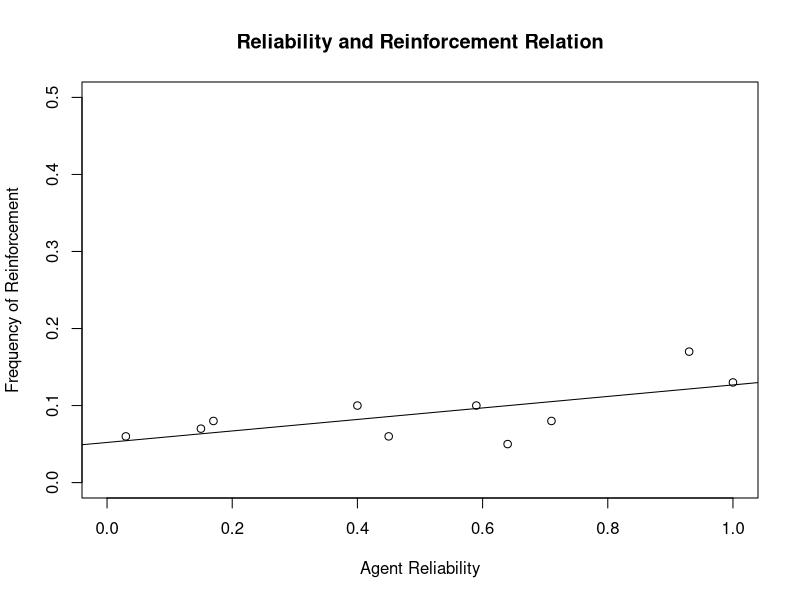
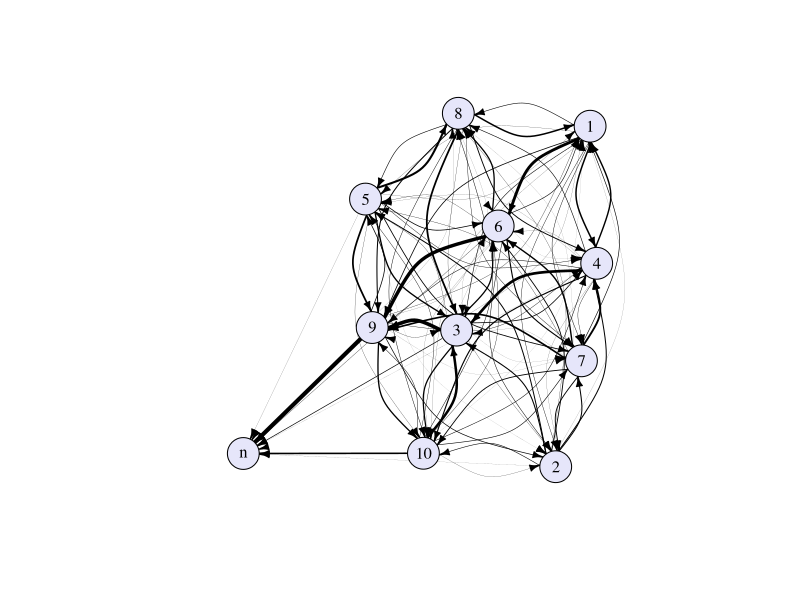

These figures' R source, in order: (Note: this script raises an error after producing the figures.)
### SELF-ASSEMBLING GAME (Signalling Chain)

# Install the igraph package
library(igraph)
library(gtools)

# Global variables
N <- 10 # population size
t <- 10 # number of generations
r <- 50 # number of rounds of play with each generations 
perfectCommunication <- TRUE # whether agents communicate perfectly
edgeWeightCoefficient <- 10 # this coefficient controls the mean edge weight in the directed graph
reliablity.Nature.inf <- 0 # minimum reliability of agents when interacting with Nature
reliablity.Nature.sup <- 1 # maximum reliability of agents when interacting with Nature
reliablity.agents.inf <- .9 # minimum reliability of agents when interacting with other agents
reliablity.agents.sup <- 1 # maximum reliability of agents when interacting with other agents

# Agent properties
agent0 <- c(TRUE) # create Nature, who always knows the truth
for (i in 1:N) { # create N agents
  # Set up agent urn with one ball for Nature (0), and one ball for each agent (1-N)
  assign(paste("urn", i, sep=""), c(0:N)) 
  # generate a reliability value in [0,1] -- for inferring the correct state of Nature
  assign(paste("reliability1", i, sep=""), round(runif(1, reliablity.Nature.inf, reliablity.Nature.sup), digits=2)) 
  # generate a reliability value in [0,1] -- for learning the correct state from other agents
  assign(paste("reliability2", i, sep=""), round(runif(1, reliablity.agents.inf, reliablity.agents.sup), digits=2)) 
  # agent begins in a state of ignorance
  assign(paste("knowledgeState", i, sep=""), FALSE) 
  # agent is assigned an urn, reliability, and knowledgeState
  assign(paste("agent", i, sep=""), 
         c(eval(parse(text=paste("knowledgeState", i, sep=""))), 
           eval(parse(text=paste("reliability1", i, sep=""))), 
           eval(parse(text=paste("reliability2", i, sep=""))),
           eval(parse(text=paste("urn", i, sep=""))))) 
}

# Play game
for (i in 1:t) { # Set up the for-loop to go for t generations
  # Recall, the state of nature changes after each generation,
  # But is constant throughout the r rounds within each generation.

  for (i in 1:r) {  # Set up the for-loop to go for r rounds within each generation
    
    # Generate a random order for each generation of play
    orderOfPlay <- sample(1:N, N, replace=FALSE)
      # print(paste(">> Generation ", i, " order of play:", sep=""))
      # print(orderOfPlay)
      
    # Set up the for-loop for each agent's interation
    for (i in orderOfPlay) {
    
      # Select an interaction partner from the agent's urn
      interactionPartnerBall <- sample(eval(parse(text=paste("urn", i, sep=""))), 1, replace=TRUE) 
      interactionPartnerVector <- eval(parse(text=paste("agent", interactionPartnerBall, sep=""))) 
   
      # If the interactionPartner is Nature, 
      # then the agent succeeds in learning the true state of the world 
      # with probability corresponding to her reliability.
      if (interactionPartnerBall == 0) {
          # print(paste("Agent", i, " chooses to confer with Nature", sep=""))
        
        # Nature draws a random difficulty value in [0,1]
        NatureDifficulty <- round(runif(1, 0, 1), digits=2) 
          # print(paste("(Reliability of ", eval(parse(text=paste("reliability1", i, sep=""))), " vs difficulty of ", NatureDifficulty, ")", sep=""))
        
        # And by comparison with the agents reliability, we determine if the agent succeeds in learning the true state of the world,
        if (eval(parse(text=paste("reliability1", i, sep=""))) >= NatureDifficulty) { 
          # Update agent's knowledgeState to TRUE
          assign(paste("agent", i, sep=""), `[<-`(eval(parse(tex=paste("agent", i, sep=""))), 1, TRUE)) 
          # Reinforce the Nature ball in the agent's urn
          assign(paste("urn", i, sep=""), append(eval(parse(text=paste("urn", i, sep=""))), c(interactionPartnerBall), after = length(eval(parse(text=paste("urn", i, sep=""))))))
            # print(paste("agent", i, " succeeds in learning the true state of the world,", sep=""))
            # print("so, reinforce Nature ball.")
            # print(paste("Agent", i, " urn is now:", sep=""))
            # print(eval(parse(text=paste("urn", i, sep=""))))
        } 
        # Or fails to learn the true state of the world.
        if (eval(parse(text=paste("reliability1", i, sep=""))) < NatureDifficulty) {       
          # Update agent's knowledgeState to FALSE,
          assign(paste("agent", i, sep=""), `[<-`(eval(parse(text=paste("agent", i, sep=""))), 1, FALSE)) 
            # print(paste("agent", i, " fails to learn the true state of the world.", sep=""))
            # print(paste("Agent", i, " urn is now:", sep=""))
            # print(eval(parse(text=paste("urn", i, sep=""))))
        }
      }
        
      # Alternatively, if the interactionPartner is another agent
      if (interactionPartnerBall %in% 1:N) {
      
        # (Print the agent selected, and their corresponding knowledgeState)
          # print(paste("Agent", i, " chooses to interact with agent", interactionPartnerBall, ",", sep="")) 
          # print(paste("and agent", interactionPartnerBall, " knowledgeState is ", interactionPartnerVector[1], ",", sep=""))  
        
        ### Where communication between agents is perfect, we proceed as follows ###
        if (perfectCommunication == TRUE) {  
          
          # Then, if the interactionPartner knows the correct state of the world, 
          # the agent learns the correct state of the world as well, 
          # and reinforces.
          if (interactionPartnerVector[1] == TRUE) { 
            # Update agenti's knowledgeState to TRUE
            assign(paste("agent", i, sep=""), `[<-`(eval(parse(text=paste("agent", i, sep=""))), 1, TRUE)) 
              # print(paste("so, reinforce agent", interactionPartnerBall, " ball.", sep ="")) 
            # Reinfoce the corresponding interactionPartner's ball in the agent's urn
            assign(paste("urn", i, sep=""), append(eval(parse(text=paste("urn", i, sep=""))), c(interactionPartnerBall), after = length(eval(parse(text=paste("urn", i, sep=""))))))
              # print(paste("Agent", i, " urn is now:", sep=""))
              # print(eval(parse(text=paste("urn", i, sep=""))))
          }
          # And, if the interactionPartner doesn't know the correct state of the world, 
          # then the agent infers a false state of the world 
          # and does not reinforce.
          if (interactionPartnerVector[1] == FALSE) {
            # Update agenti's knowledgeState to FALSE
            assign(paste("agent", i, sep=""), `[<-`(eval(parse(text=paste("agent", i, sep=""))), 1, FALSE)) 
              # print(paste("so, do NOT reinforce agent", interactionPartnerBall, " ball.", sep =""))
              # print(paste("Agent", i, " urn is now:", sep=""))
              # print(eval(parse(text=paste("urn", i, sep=""))))
          }
        } # End of PerfectCommuniation == TRUE case
        
        ### Alternatively, when communication between agents is *imperfect*, we proceed as follows ###
        if (perfectCommunication == FALSE) {
          
          # We draw a random difficulty value in [0,1]
          communicationDifficulty <- round(runif(1, 0, 1), digits=2) 
            # print(paste("(Reliability of ", eval(parse(text=paste("reliability2", i, sep=""))), " vs difficulty of ", communicationDifficulty, ")", sep=""))
          
          # And by comparison with the agents reliability, we determine if the agent succeeds in learning from the other agent's knowledge.
          # If communcation is successful…
          if (eval(parse(text=paste("reliability2", i, sep=""))) >= communicationDifficulty) {
            
            # Then, if the interactionPartner knows the correct state of the world, 
            # the agent learns the correct state of the world as well, 
            # and reinforces.
            if (interactionPartnerVector[1] == TRUE) { 
              # Update agenti's knowledgeState to TRUE
              assign(paste("agent", i, sep=""), `[<-`(eval(parse(text=paste("agent", i, sep=""))), 1, TRUE)) 
              # print(paste("so, reinforce agent", interactionPartnerBall, " ball.", sep ="")) 
              # Reinfoce the corresponding interactionPartner's ball in the agent's urn
              assign(paste("urn", i, sep=""), append(eval(parse(text=paste("urn", i, sep=""))), c(interactionPartnerBall), after = length(eval(parse(text=paste("urn", i, sep=""))))))
              # print(paste("Agent", i, " urn is now:", sep=""))
              # print(eval(parse(text=paste("urn", i, sep=""))))
            }
            # And, if the interactionPartner doesn't know the correct state of the world, 
            # then the agent infers a false state of the world 
            # and does not reinforce.
            if (interactionPartnerVector[1] == FALSE) {
              # Update agenti's knowledgeState to FALSE
              assign(paste("agent", i, sep=""), `[<-`(eval(parse(text=paste("agent", i, sep=""))), 1, FALSE)) 
              # print(paste("so, do NOT reinforce agent", interactionPartnerBall, " ball.", sep =""))
              # print(paste("Agent", i, " urn is now:", sep=""))
              # print(eval(parse(text=paste("urn", i, sep=""))))
            }
          }
          
          # Or if communication is unsuccessful,
          if (eval(parse(text=paste("reliability2", i, sep=""))) < communicationDifficulty) {       
            # Then update agent's knowledgeState to FALSE.
            assign(paste("agent", i, sep=""), `[<-`(eval(parse(text=paste("agent", i, sep=""))), 1, FALSE)) 
              # print(paste("agent", i, " fails to learn from their partner.", sep=""))
              # print(paste("Agent", i, " urn is now:", sep=""))
              # print(eval(parse(text=paste("urn", i, sep=""))))
          }
        }
      } # End of PerfectCommuniation == FALSE case
      
    } # End of round of play
  } # End of generation of play
  
  # Reset the agent's to a state of ignorance at the end of each generation
  for (i in 1:N) { # create N agents
    assign(paste("agent", i, sep=""), `[<-`(eval(parse(text=paste("agent", i, sep=""))), 1, FALSE)) 
  } 
} # End play of Game

##### From here on, we are done with the simulation itself,
##### and are aggregating & graphing the simulation results

  # Create a vector of the reliability1 values (with Nature) of agents in the population
  reliability1Vector <- c(1:N)
  for (i in 1:N) {
    reliability1Vector[i] <- c(eval(parse(text=paste("reliability1", i, sep=""))))
  }
    # (Append a NA value for Nature at the beginning of the reliabilityVector)
    reliability1Vector <- append(reliability1Vector, NA, after=0)

  # Create a vector of the reliability2 values (with other agents) of agents in the population
  reliability2Vector <- c(1:N)
  for (i in 1:N) {
    reliability2Vector[i] <- c(eval(parse(text=paste("reliability2", i, sep=""))))
  }
    # (Append a NA value for Nature at the beginning of the reliabilityVector)
    reliability2Vector <- append(reliability2Vector, NA, after=0)    
    
  # (Create an empty matrix for the populationResultsTable (to be used later))
  populationResultsTable <- data.frame(matrix(0, ncol=3, nrow=(N+1)))
  colnames(populationResultsTable) <- c("Agent", "Count", "Frequency")
  populationResultsTable[1] <- c("n", 1:N) # we index the agents in the first column
    
  # (Create an empty vector of the proportion of each player's urn is Nature balls)
  reinfOnNatureVector <- c()   
  
  # Print the frequencies of reinforcement from each of the player urns  
  for (i in 1:N) {
      # print(paste("Agent", i, " urn distribution", sep=""))
    agentLabel <- c("n",1:N)
    urnTotals <- data.frame(agentLabel, tabulate(eval(parse(text=paste("urn", i, sep="")))+1, nbins=(N+1))) # Create a table with the ball totals of each interactionPartner
    urnTotalsDistribution <- round(urnTotals[2] / sum(urnTotals[2]), digits=2) # Create a table with the percentages for the ball totals
    resultsTable <- data.frame(urnTotals, urnTotalsDistribution, reliability1Vector, reliability2Vector) # Combine the two tables into resultsTable
    colnames(resultsTable) <- c("Agent", "Count", "Frequency", "Reliability (w/ Nature)", "Reliability (w/ Agents)") # Name the columns
    print(resultsTable)
    # Compile the frequency of reinforcement on Nature
    reinfOnNatureVector <- append(reinfOnNatureVector, resultsTable[1,3], after=length(reinfOnNatureVector))
    # Complile the individual agent's reinforcement frequencies 
    # into a table of the whole population's reinforcement frequencies
    populationResultsTable[2:3] <- (populationResultsTable[2:3] + resultsTable[2:3]) # Add all the resultsTables together to get the populationResultsTable 
  }
  
  # Create the final populationResultsTable
  populationResultsTable[3] <- (round(populationResultsTable[3] / N, digits=2))
  populationResultsTable[,"Reliability (Nature)"] <- reliability1Vector # Add the reliability values to the right column
  populationResultsTable[,"Reliability (Agents)"] <- reliability2Vector # Add the reliability values to the right column
  populationResultsTable[,"Reinf on N"] <- c(NA, reinfOnNatureVector) # Add the reinforcment on nature values to the right hand column
  
  # Creat a linear regression model of agent reliability vs. frequency of reinforcement
  rel <- c(populationResultsTable[2:(N+1),4])
  reinf <- c(populationResultsTable[2:(N+1),3])
  linearRegression <- lm(reinf~rel)
  # Create a scatterplot of agent reliability vs. frequency of reinforcement
  par(xpd=FALSE)
  plot(populationResultsTable[2:(N+1),4], populationResultsTable[2:(N+1),3], 
       xlim = c(0,1), ylim = c(0,.5),
       type="p", xlab="Agent Reliability", ylab="Frequency of Reinforcement", main="Reliability and Reinforcement Relation")
       abline(linearRegression) # Plot the linear regression model
  
  # Created a directed graph, 
  # where edges weights represent frequency of reincorcement.
  edgeWeightGraphMatrix <- matrix(0, ncol=(N+1), nrow=(N+1)) # Create an empty Matrix
  colnames(edgeWeightGraphMatrix) <- c("n",1:N) # Name the columns
  rownames(edgeWeightGraphMatrix) <- c("n",1:N) # Name the rows 
  for (i in 1:N) { # Populat the matrix with the (normalized) urns of each player
    # each row of the matrix is one urn, normalized by the sum of the number of agents, and the duration of play (c*(N+t)) for some c
    edgeWeightGraphMatrix[i+1,] <- edgeWeightCoefficient*(tabulate(eval(parse(text=paste("urn", i, sep="")))+1, nbins=(N+1)))/(N+(t*r))
    }
  # A function to autocurve edges only non-unique edges
  autocurve.edges2 <-function (edgeWeightGraph, start = 0.5)
  {
    cm <- count.multiple(edgeWeightGraph)
    mut <-is.mutual(edgeWeightGraph)  # Check if connections are mutual (bi-directional)
    el <- apply(get.edgelist(edgeWeightGraph, names = FALSE), 1, paste,
                collapse = ":")
    ord <- order(el)
    res <- numeric(length(ord))
    p <- 1
    while (p <= length(res)) {
      m <- cm[ord[p]]
      mut.obs <-mut[ord[p]] # Are the connections mutual for this node?
      idx <- p:(p + m - 1)
      if (m == 1 & mut.obs==FALSE) { # If not, then do NOT curve the edge
        r <- 0
      }
      else {
        r <- seq(-start, start, length = m) # If so, then DO curve the edge
      }
      res[ord[idx]] <- r
      p <- p + m
    }
    res
  }
  # Creating the edgeWeightGraph
  edgeWeightGraph=graph.adjacency(edgeWeightGraphMatrix,mode="directed", weighted=TRUE, diag=FALSE)
  curves <-autocurve.edges2(edgeWeightGraph) # Apply the curving fuction
  # Plotting the (weighted, curved) directed graph
  plot.igraph(edgeWeightGraph, edge.curved=curves, vertex.color="lavender", vertex.label.color="black", 
              edge.color="black", edge.arrow.size=.5, vertex.size=18,
              edge.width=E(edgeWeightGraph)$weight)
  
  # Print the simulation's parameters
  print(paste("Simulation parameters: Population size = ", N, 
              ", Generations = " , t, ", Rounds = ", r, 
              ", perfect communication = ", perfectCommunication,
              sep=""))
  print("Population results table:")
  print(populationResultsTable)

  # This store the results of multiple simulations in one data frame
  # simulationResultsData <- populationResultsTable[1,]
  simulationResultsData <- rbind(simulationResultsData, populationResultsTable[1:N+1,])
  print(simulationResultsData)
  
  
  plot()